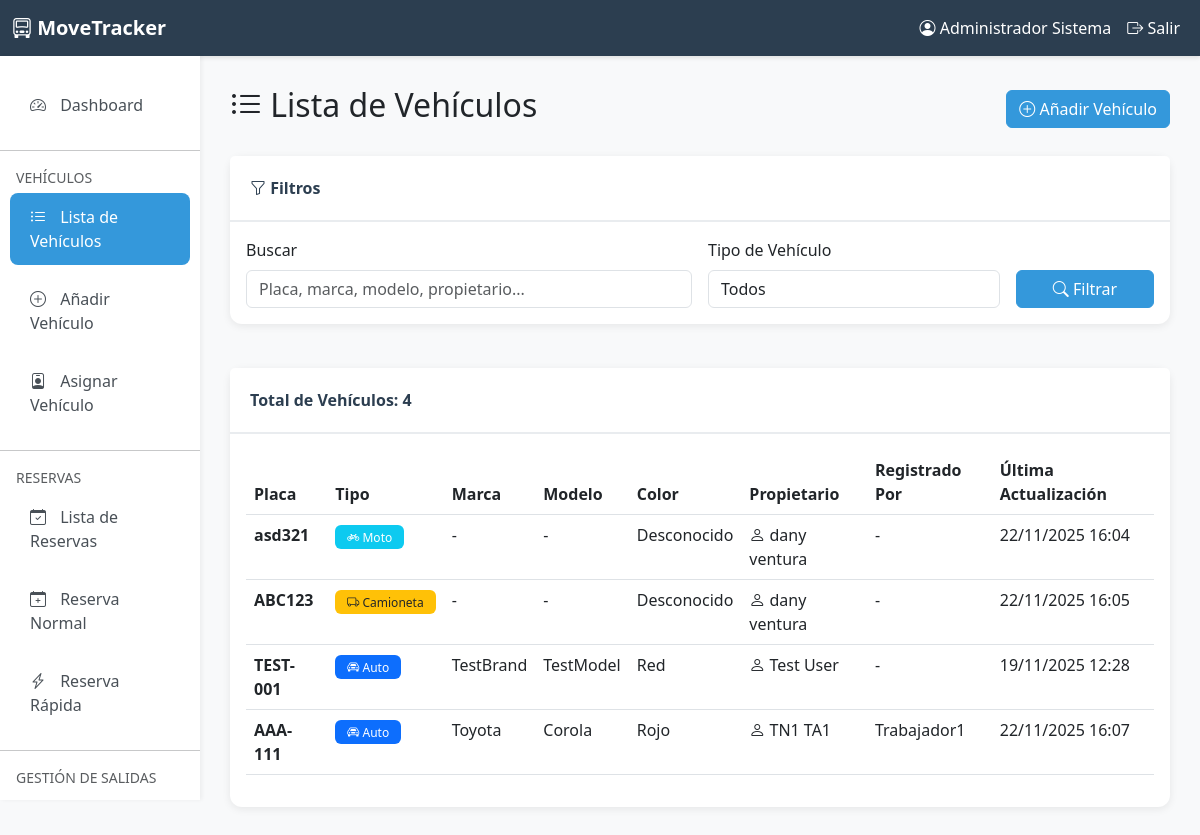
Page /parking/vehicles/ (signed in) on the earlier database version.
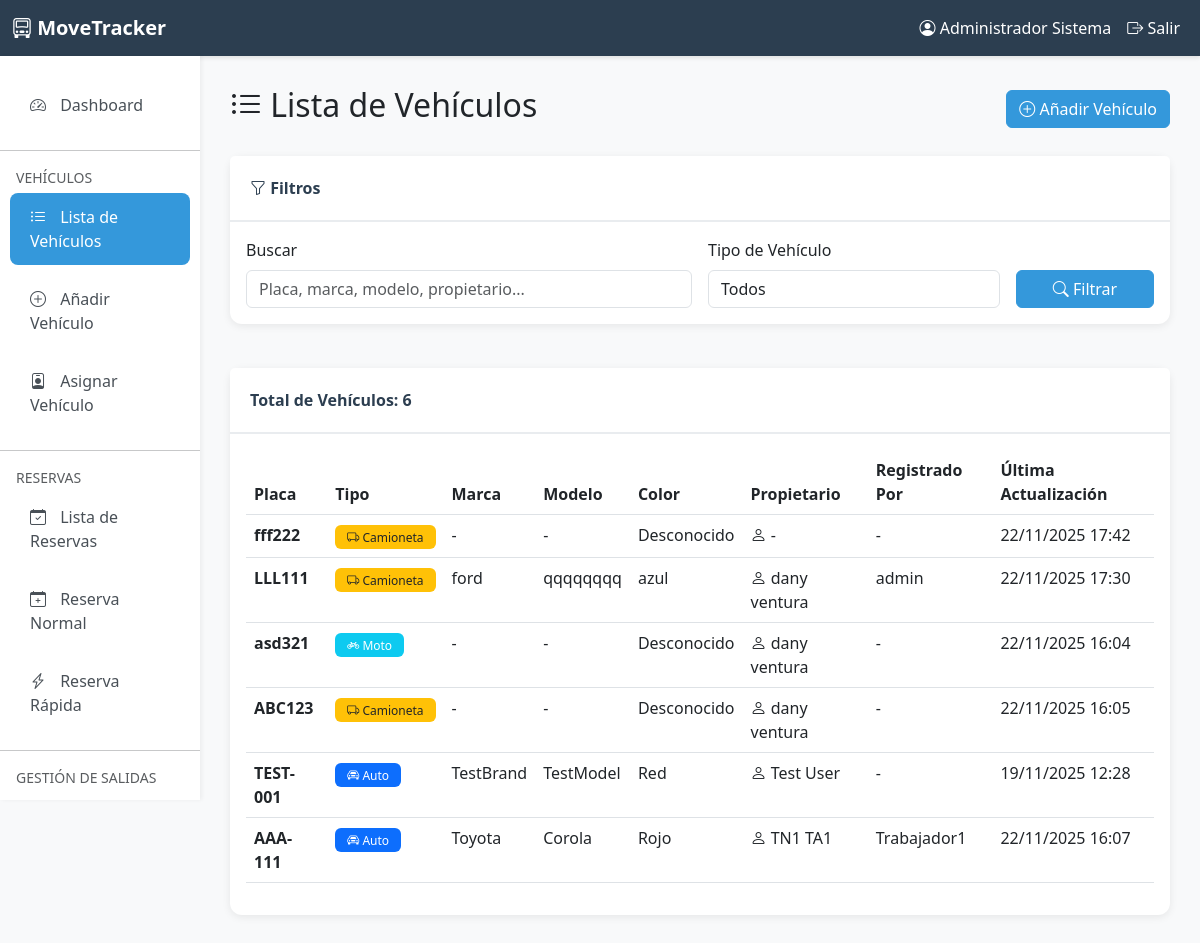
Same page on the later database version.
### user/models.py (models this page shows, shortened)
class User(AbstractUser):
    dni = models.CharField(max_length=10, blank=True, null=True, verbose_name='DNI')
    phone = models.CharField(max_length=15, blank=True, null=True, verbose_name='Teléfono')
    class Meta:
        verbose_name = 'Usuario'
        verbose_name_plural = 'Usuarios'
        db_table = 'auth_user'

### parking/models.py (models this page shows, shortened)
class Vehicle(models.Model):
    owner = models.ForeignKey(
        User,
        on_delete=models.CASCADE,
        related_name='vehicles',
        verbose_name='Propietario',
        null=True,
        blank=True
    )
    vehicle_type = models.CharField(
        max_length=20,
        choices=VehicleType.choices,
        verbose_name='Tipo de Vehículo'
    )
    brand = models.CharField(
        max_length=50,
        null=True,
        blank=True,
        verbose_name='Marca',
        help_text='Marca del vehículo (opcional)'
    )
    model = models.CharField(
        max_length=50,
        null=True,
        blank=True,
        verbose_name='Modelo',
        help_text='Modelo del vehículo (opcional)'
    )
    year = models.PositiveIntegerField(
        null=True,
        blank=True,
        verbose_name='Año',
        validators=[MinValueValidator(1900), MaxValueValidator(2100)],
        help_text='Año de fabricación (opcional)'
    )
    color = models.CharField(max_length=30, verbose_name='Color')
    license_plate = models.CharField(
        max_length=20,
        unique=True,
        verbose_name='Placa',
        help_text='Número de placa del vehículo'
    )
    is_active = models.BooleanField(default=True, verbose_name='Activo')
    created_at = models.DateTimeField(auto_now_add=True, verbose_name='Fecha de Registro')
    updated_at = models.DateTimeField(auto_now=True, verbose_name='Última Actualización')
    registered_by = models.ForeignKey(
        User,
        on_delete=models.SET_NULL,
        null=True,
        related_name='registered_vehicles',
        verbose_name='Registrado por'
    )
    class Meta:
        verbose_name = 'Vehículo'
        verbose_name_plural = 'Vehículos'
        ordering = ['-created_at']
        indexes = [
            models.Index(fields=['license_plate']),
            models.Index(fields=['owner', 'is_active']),
        ]

### parking/views.py (the view, shortened to what this page needs)
# urls.py: path('vehicles/', views.vehicle_list, name='vehicle_list'),
@login_required
@user_passes_test(is_admin_or_worker, login_url='user:login')
def vehicle_list(request):
    vehicles = Vehicle.objects.select_related('owner', 'registered_by').all()
    search = request.GET.get('search', '')
    vehicle_type = request.GET.get('type', '')
    if vehicle_type:
        vehicles = vehicles.filter(vehicle_type=vehicle_type)
    context = {
        'vehicles': vehicles,
        'title': 'Lista de Vehículos',
        'search': search,
        'vehicle_type': vehicle_type,
        'vehicle_types': VehicleType.choices
    }
    return render(request, 'parking/vehicle_list.html', context)

### parking/views.py (called while the page is built)
def is_admin_or_worker(user):
    if not user.is_authenticated:
        return False
    if user.is_superuser:
        return True
    if hasattr(user, 'role'):
        return user.role in ['ADMIN', 'WORKER']
    return user.is_staff

### parking/templates/parking/vehicle_list.html (shortened to what this page needs)
{% extends 'parking/base.html' %}
{% block content %}
<div class="row mb-4">
    <div class="col-12 d-flex justify-content-between align-items-center">
        <h2><i class="bi bi-list-ul"></i> {{ title }}</h2>
        <div>
            <a href="{% url 'parking:add_vehicle' %}" class="btn btn-primary">
                <i class="bi bi-plus-circle"></i> Añadir Vehículo
            </a>
        </div>
    </div>
</div>
<div class="row mb-4">
    <div class="col-12">
        <div class="card">
            <div class="card-header">
                <i class="bi bi-funnel"></i> Filtros
            </div>
            <div class="card-body">
                <form method="get" class="row g-3">
                    <div class="col-md-6">
                        <label for="search" class="form-label">Buscar</label>
                        <input type="text"
                               class="form-control"
                               id="search"
                               name="search"
                               value="{{ search }}"
                               placeholder="Placa, marca, modelo, propietario...">
                    </div>
                    <div class="col-md-4">
                        <label for="type" class="form-label">Tipo de Vehículo</label>
                        <select class="form-control" id="type" name="type">
                            <option value="">Todos</option>
                        </select>
                    </div>
                    <div class="col-md-2 d-flex align-items-end">
                        <button type="submit" class="btn btn-primary w-100">
                            <i class="bi bi-search"></i> Filtrar
                        </button>
                    </div>
                </form>
            </div>
        </div>
    </div>
</div>
<div class="row">
    <div class="col-12">
        <div class="card">
            <div class="card-header">
                Total de Vehículos: <strong>{{ vehicles.count }}</strong>
            </div>
            <div class="card-body">
                {% if vehicles %}
                    <div class="table-responsive">
                        <table class="table table-hover">
                            <thead>
                                <tr>
                                    <th>Placa</th>
                                    <th>Tipo</th>
                                    <th>Marca</th>
                                    <th>Modelo</th>
                                    <th>Color</th>
                                    <th>Propietario</th>
                                    <th>Registrado Por</th>
                                    <th>Última Actualización</th>
                                </tr>
                            </thead>
                            <tbody>
                                {% for vehicle in vehicles %}
                                    <tr>
                                        <td>
                                            <strong>{{ vehicle.license_plate }}</strong>
                                        </td>
                                        <td>
                                            {% if vehicle.vehicle_type == 'CAR' %}
                                                <span class="badge bg-primary">
                                                    <i class="bi bi-car-front"></i> {{ vehicle.get_vehicle_type_display }}
                                                </span>
                                            {% elif vehicle.vehicle_type == 'TRUCK' %}
                                                <span class="badge bg-warning text-dark">
                                                    <i class="bi bi-truck"></i> {{ vehicle.get_vehicle_type_display }}
                                                </span>
                                            {% else %}
                                                <span class="badge bg-info">
                                                    <i class="bi bi-bicycle"></i> {{ vehicle.get_vehicle_type_display }}
                                                </span>
                                            {% endif %}
                                        </td>
                                        <td>{{ vehicle.brand|default:"-" }}</td>
                                        <td>{{ vehicle.model|default:"-" }}</td>
                                        <td>{{ vehicle.color|default:"-" }}</td>
                                        <td>
                                            <i class="bi bi-person"></i>
                                            {% if vehicle.owner %}{{ vehicle.owner.get_full_name|default:vehicle.owner.username }}{% else %}-{% endif %}
                                        </td>
                                        <td>{% if vehicle.registered_by %}{{ vehicle.registered_by.username }}{% else %}-{% endif %}</td>
                                        <td>{{ vehicle.updated_at|date:"d/m/Y H:i" }}</td>
                                    </tr>
                                {% endfor %}
                            </tbody>
                        </table>
                    </div>
                {% endif %}
            </div>
        </div>
    </div>
</div>
{% endblock %}

### parking/templates/parking/base.html (shortened to what this page needs)
{% load static %}
<!DOCTYPE html>
<html lang="es">
<head>
    <link href="https://cdn.jsdelivr.net/npm/bootstrap@5.3.0/dist/css/bootstrap.min.css" rel="stylesheet">
    <link rel="stylesheet" href="https://cdn.jsdelivr.net/npm/bootstrap-icons@1.10.0/font/bootstrap-icons.css">
</head>
<body>
    <nav class="navbar navbar-expand-lg navbar-dark">
        <div class="container-fluid">
            <a class="navbar-brand" href="{% url 'parking:dashboard' %}">
                <i class="bi bi-truck-front"></i> MoveTracker
            </a>
            <div class="collapse navbar-collapse" id="navbarNav">
                <ul class="navbar-nav ms-auto">
                    <li class="nav-item">
                        <a class="nav-link text-white" href="#">
                            <i class="bi bi-person-circle"></i> {{ user.get_full_name|default:user.username }}
                        </a>
                    </li>
                    <li class="nav-item">
                        <form method="post" action="{% url 'logout' %}" style="display: inline;">
                            <button type="submit" class="nav-link text-white bg-transparent border-0" style="cursor: pointer;">
                                <i class="bi bi-box-arrow-right"></i> Salir
                            </button>
                        </form>
                    </li>
                </ul>
            </div>
        </div>
    </nav>
    <div class="container-fluid">
        <div class="row">
            <nav class="col-md-2 d-md-block sidebar">
                <div class="nav flex-column">
                    <a class="nav-link {% if request.resolver_match.url_name == 'dashboard' %}active{% endif %}"
                       href="{% url 'parking:dashboard' %}">
                        <i class="bi bi-speedometer2"></i> Dashboard
                    </a>
                    <hr>
                    <small class="text-muted px-3">VEHÍCULOS</small>
                    <a class="nav-link {% if request.resolver_match.url_name == 'vehicle_list' %}active{% endif %}"
                       href="{% url 'parking:vehicle_list' %}">
                        <i class="bi bi-list-ul"></i> Lista de Vehículos
                    </a>
                    <a class="nav-link {% if request.resolver_match.url_name == 'add_vehicle' %}active{% endif %}"
                       href="{% url 'parking:add_vehicle' %}">
                        <i class="bi bi-plus-circle"></i> Añadir Vehículo
                    </a>
                    <a class="nav-link {% if request.resolver_match.url_name == 'assign_vehicle' %}active{% endif %}"
                       href="{% url 'parking:assign_vehicle' %}">
                        <i class="bi bi-person-badge"></i> Asignar Vehículo
                    </a>
                    <hr>
                    <small class="text-muted px-3">RESERVAS</small>
                    <a class="nav-link {% if request.resolver_match.url_name == 'reservation_list' %}active{% endif %}"
                       href="{% url 'parking:reservation_list' %}">
                        <i class="bi bi-calendar-check"></i> Lista de Reservas
                    </a>
                    <a class="nav-link {% if request.resolver_match.url_name == 'normal_reservation' %}active{% endif %}"
                       href="{% url 'parking:normal_reservation' %}">
                        <i class="bi bi-calendar-plus"></i> Reserva Normal
                    </a>
                    <a class="nav-link {% if request.resolver_match.url_name == 'quick_reservation' %}active{% endif %}"
                       href="{% url 'parking:quick_reservation' %}">
                        <i class="bi bi-lightning-charge"></i> Reserva Rápida
                    </a>
                    <hr>
                    <small class="text-muted px-3">GESTIÓN DE SALIDAS</small>
                    <a class="nav-link {% if request.resolver_match.url_name == 'assignment_list' %}active{% endif %}"
                       href="{% url 'parking:assignment_list' %}">
                    </a>
                </div>
            </nav>
            <main class="col-md-10 ms-sm-auto content-wrapper">
                {% block content %}{% endblock %}
            </main>
        </div>
    </div>
</body>
</html>

### parking/templates/parking/base.html (style rules this page uses)
:root { --primary-color: #2c3e50; --secondary-color: #3498db; --success-color: #27ae60; --danger-color: #e74c3c; --warning-color: #f39c12; --info-color: #16a085; }
body { background-color: #f8f9fa; font-family: 'Segoe UI', Tahoma, Geneva, Verdana, sans-serif; }
.navbar { background-color: var(--primary-color); box-shadow: 0 2px 4px rgba(0,0,0,0.1); }
.navbar-brand { font-weight: bold; color: white !important; }
.sidebar { height: calc(100vh - 56px); position: sticky; top: 56px; overflow-y: auto; scrollbar-width: none; -ms-overflow-style: none; background-color: white; box-shadow: 2px 0 4px rgba(0,0,0,0.05); padding: 20px 0; }
.sidebar .nav-link { color: #495057; padding: 12px 20px; margin: 5px 10px; border-radius: 8px; transition: all 0.3s; }
.sidebar .nav-link.active { background-color: var(--secondary-color); color: white; }
.sidebar .nav-link i { margin-right: 10px; width: 20px; text-align: center; }
.content-wrapper { padding: 30px; }
.card { border: none; border-radius: 12px; box-shadow: 0 2px 8px rgba(0,0,0,0.08); margin-bottom: 20px; }
.card-header { background-color: white; border-bottom: 2px solid #e9ecef; padding: 20px; font-weight: 600; color: var(--primary-color); }
.btn-primary { background-color: var(--secondary-color); border-color: var(--secondary-color); }
.badge { padding: 6px 12px; font-weight: 500; }

Differences in the rows shown:
added Vehicle: license_plate "fff222", vehicle_type "Camioneta", brand "-", model "-", color "Desconocido", updated_at "22/11/2025 17:42"
added Vehicle: license_plate "LLL111", vehicle_type "Camioneta", brand "ford", model "qqqqqqqq", color "azul", owner.get_full_name "dany ventura", registered_by.username "admin", updated_at "22/11/2025 17:30"
Other differences:
{{ vehicles.count }}: "4" → "6"
